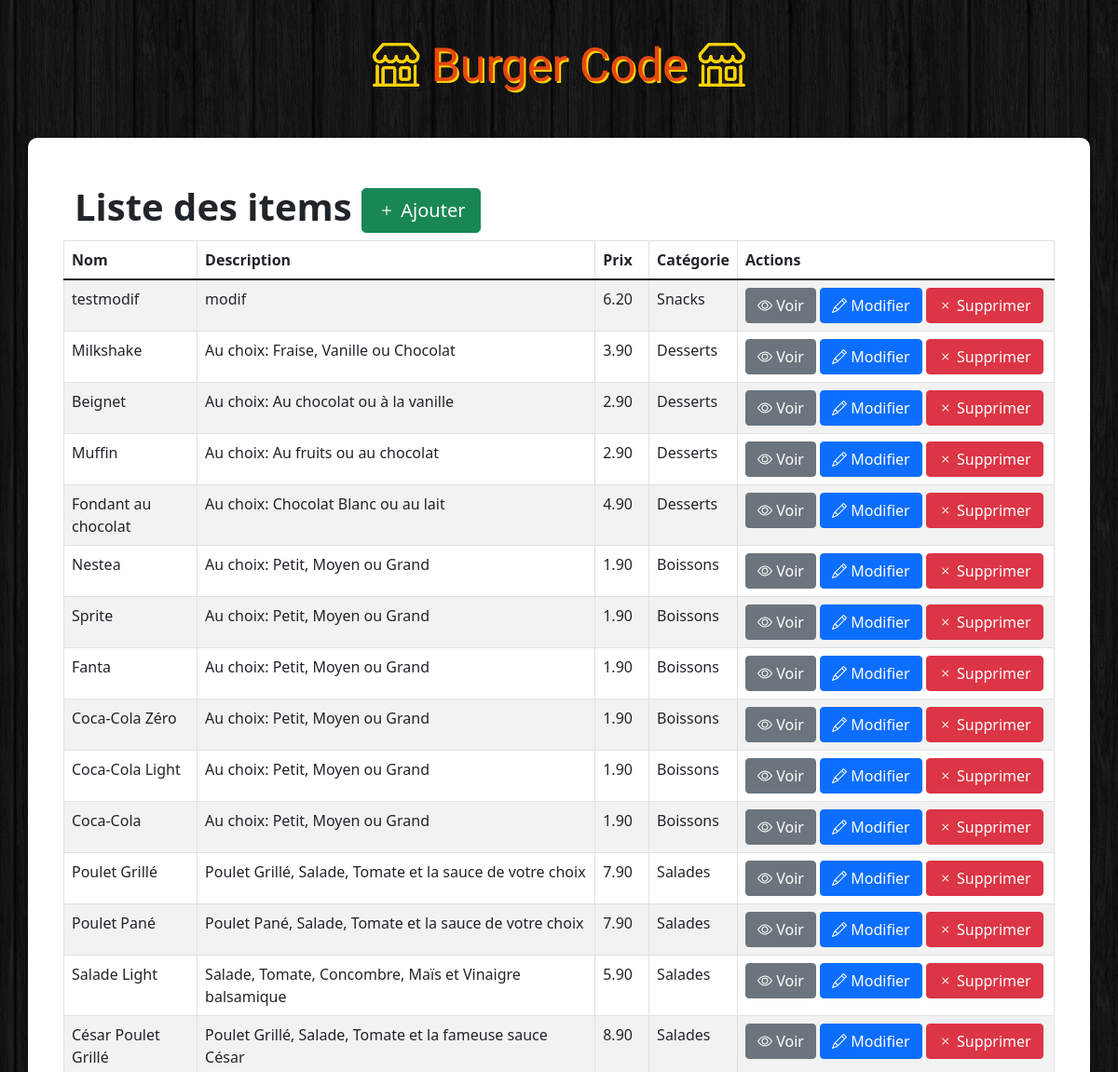
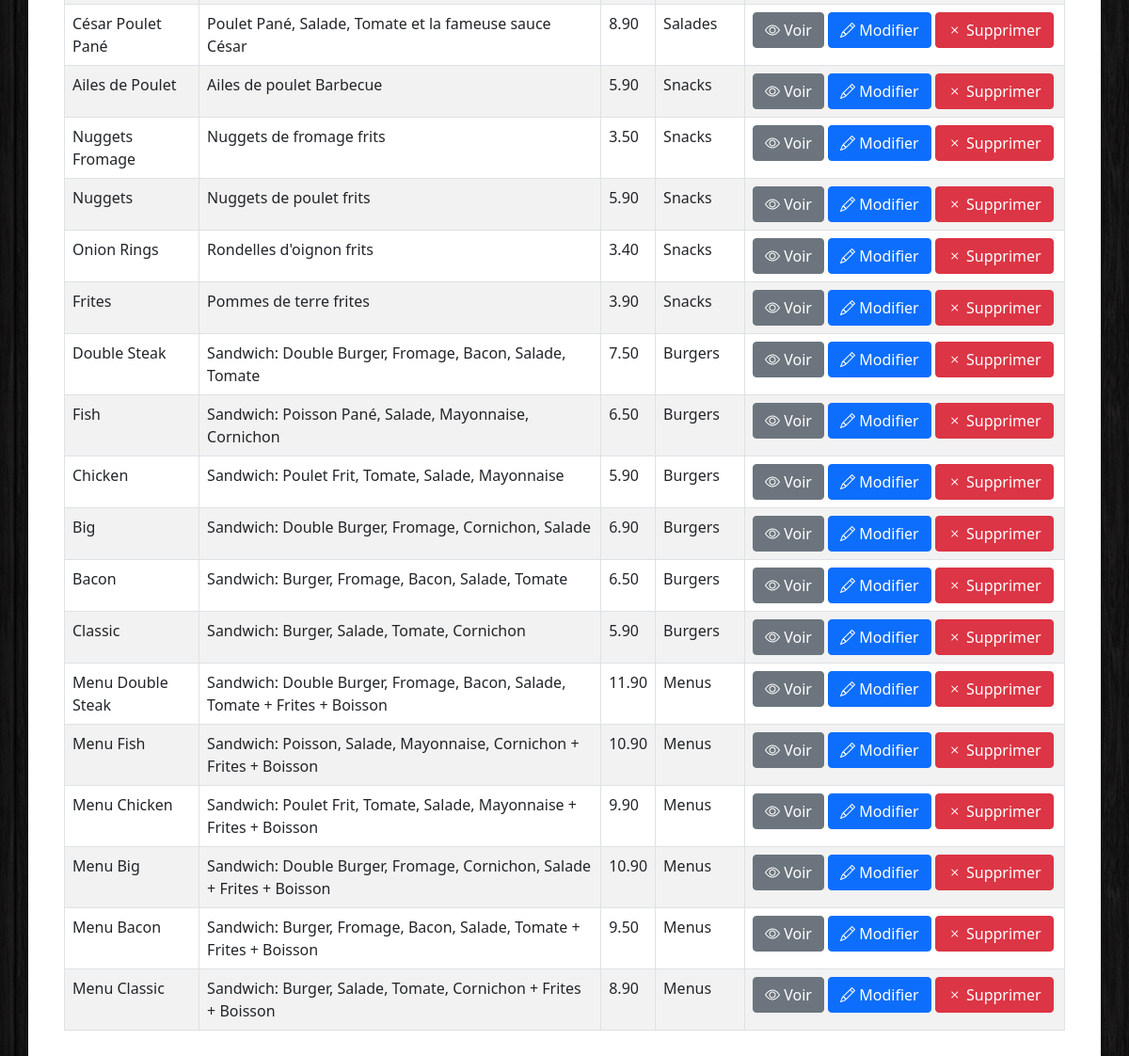
Page /BurgerCode/admin/index.php on the committed database (2 pictures, top to bottom).
### tables this page shows
CREATE TABLE `items` (
  `id` int(11) NOT NULL,
  `name` varchar(100) NOT NULL,
  `description` varchar(255) NOT NULL,
  `price` float NOT NULL,
  `image` varchar(255) NOT NULL,
  `category` int(11) NOT NULL
);

CREATE TABLE `categories` (
  `id` int(11) NOT NULL,
  `name` varchar(100) NOT NULL
);

### BurgerCode/admin/index.php (the view, shortened to what this page needs)
<!DOCTYPE html>
<html>
    <head>
        <link href="https://cdn.jsdelivr.net/npm/bootstrap@5.1.1/dist/css/bootstrap.min.css" rel="stylesheet">
        <link rel="stylesheet" href="https://cdn.jsdelivr.net/npm/bootstrap-icons@1.5.0/font/bootstrap-icons.css">
        <link rel="stylesheet" href="../css/styles.css">
    </head>
    <body>
        <h1 class="text-logo"><span class="bi-shop"></span> Burger Code <span class="bi-shop"></span></h1>
        <div class="container admin">
            <div class="row">
                <h1><strong>Liste des items   </strong><a href="insert.php" class="btn btn-success btn-lg"><span class="bi-plus"></span> Ajouter</a></h1>
                <table class="table table-striped table-bordered">
                  <thead>
                    <tr>
                      <th>Nom</th>
                      <th>Description</th>
                      <th>Prix</th>
                      <th>Catégorie</th>
                      <th>Actions</th>
                    </tr>
                  </thead>
                  <tbody>
                      <?php
                        $db = Database::connect();
                        $statement = $db->query('SELECT items.id, items.name, items.description, items.price, categories.name AS category FROM items LEFT JOIN categories ON items.category = categories.id ORDER BY items.id DESC');
                        while($item = $statement->fetch()) {
                            echo '<tr>';
                            echo '<td>'. $item['name'] . '</td>';
                            echo '<td>'. $item['description'] . '</td>';
                            echo '<td>'. number_format($item['price'], 2, '.', '') . '</td>';
                            echo '<td>'. $item['category'] . '</td>';
                            echo '<td width=340>';
                            echo '<a class="btn btn-secondary" href="view.php?id='.$item['id'].'"><span class="bi-eye"></span> Voir</a>';
                            echo '<a class="btn btn-primary" href="update.php?id='.$item['id'].'"><span class="bi-pencil"></span> Modifier</a>';
                            echo '<a class="btn btn-danger" href="delete.php?id='.$item['id'].'"><span class="bi-x"></span> Supprimer</a>';
                            echo '</td>';
                            echo '</tr>';
                        }
                      ?>
                  </tbody>
                </table>
            </div>
        </div>
    </body>
</html>

### BurgerCode/css/styles.css (style rules this page uses)
body { background: url(../images/bg.png); }
.text-logo { font-family: 'Holtwood One SC', sans-serif; color: #e7480f; text-shadow: 2px 2px #ffd301; font-size: 50px; padding: 40px 0px; text-align: center; }
.text-logo span { color: #ffd301; text-shadow: 0px 0px #ffd301; }
.admin { background: #fff; padding: 50px; border-radius: 10px; }

### rows in the picture
items: name "testmodif", description "modif", price "6.20", category.name "Snacks"
items: name "Milkshake", description "Au choix: Fraise, Vanille ou Chocolat", price "3.90", category.name "Desserts"
items: name "Beignet", description "Au choix: Au chocolat ou à la vanille", price "2.90", category.name "Desserts"
items: name "Muffin", description "Au choix: Au fruits ou au chocolat", price "2.90", category.name "Desserts"
items: name "Fondant au chocolat", description "Au choix: Chocolat Blanc ou au lait", price "4.90", category.name "Desserts"
items: name "Nestea", description "Au choix: Petit, Moyen ou Grand", price "1.90", category.name "Boissons"
items: name "Sprite", description "Au choix: Petit, Moyen ou Grand", price "1.90", category.name "Boissons"
items: name "Fanta", description "Au choix: Petit, Moyen ou Grand", price "1.90", category.name "Boissons"
items: name "Coca-Cola Zéro", description "Au choix: Petit, Moyen ou Grand", price "1.90", category.name "Boissons"
items: name "Coca-Cola Light", description "Au choix: Petit, Moyen ou Grand", price "1.90", category.name "Boissons"
items: name "Coca-Cola", description "Au choix: Petit, Moyen ou Grand", price "1.90", category.name "Boissons"
items: name "Poulet Grillé", description "Poulet Grillé, Salade, Tomate et la sauce de votre choix", price "7.90", category.name "Salades"
items: name "Poulet Pané", description "Poulet Pané, Salade, Tomate et la sauce de votre choix", price "7.90", category.name "Salades"
items: name "Salade Light", description "Salade, Tomate, Concombre, Maïs et Vinaigre balsamique", price "5.90", category.name "Salades"
items: name "César Poulet Grillé", description "Poulet Grillé, Salade, Tomate et la fameuse sauce César", price "8.90", category.name "Salades"
items: name "César Poulet Pané", description "Poulet Pané, Salade, Tomate et la fameuse sauce César", price "8.90", category.name "Salades"
items: name "Ailes de Poulet", description "Ailes de poulet Barbecue", price "5.90", category.name "Snacks"
items: name "Nuggets Fromage", description "Nuggets de fromage frits", price "3.50", category.name "Snacks"
items: name "Nuggets", description "Nuggets de poulet frits", price "5.90", category.name "Snacks"
items: name "Onion Rings", description "Rondelles d'oignon frits", price "3.40", category.name "Snacks"
items: name "Frites", description "Pommes de terre frites", price "3.90", category.name "Snacks"
items: name "Double Steak", description "Sandwich: Double Burger, Fromage, Bacon, Salade, Tomate", price "7.50", category.name "Burgers"
items: name "Fish", description "Sandwich: Poisson Pané, Salade, Mayonnaise, Cornichon", price "6.50", category.name "Burgers"
items: name "Chicken", description "Sandwich: Poulet Frit, Tomate, Salade, Mayonnaise", price "5.90", category.name "Burgers"
items: name "Big", description "Sandwich: Double Burger, Fromage, Cornichon, Salade", price "6.90", category.name "Burgers"
items: name "Bacon", description "Sandwich: Burger, Fromage, Bacon, Salade, Tomate", price "6.50", category.name "Burgers"
items: name "Classic", description "Sandwich: Burger, Salade, Tomate, Cornichon", price "5.90", category.name "Burgers"
items: name "Menu Double Steak", description "Sandwich: Double Burger, Fromage, Bacon, Salade, Tomate + Frites + Boisson", price "11.90", category.name "Menus"
items: name "Menu Fish", description "Sandwich: Poisson, Salade, Mayonnaise, Cornichon + Frites + Boisson", price "10.90", category.name "Menus"
items: name "Menu Chicken", description "Sandwich: Poulet Frit, Tomate, Salade, Mayonnaise + Frites + Boisson", price "9.90", category.name "Menus"
items: name "Menu Big", description "Sandwich: Double Burger, Fromage, Cornichon, Salade + Frites + Boisson", price "10.90", category.name "Menus"
items: name "Menu Bacon", description "Sandwich: Burger, Fromage, Bacon, Salade, Tomate + Frites + Boisson", price "9.50", category.name "Menus"
items: name "Menu Classic", description "Sandwich: Burger, Salade, Tomate, Cornichon + Frites + Boisson", price "8.90", category.name "Menus"
